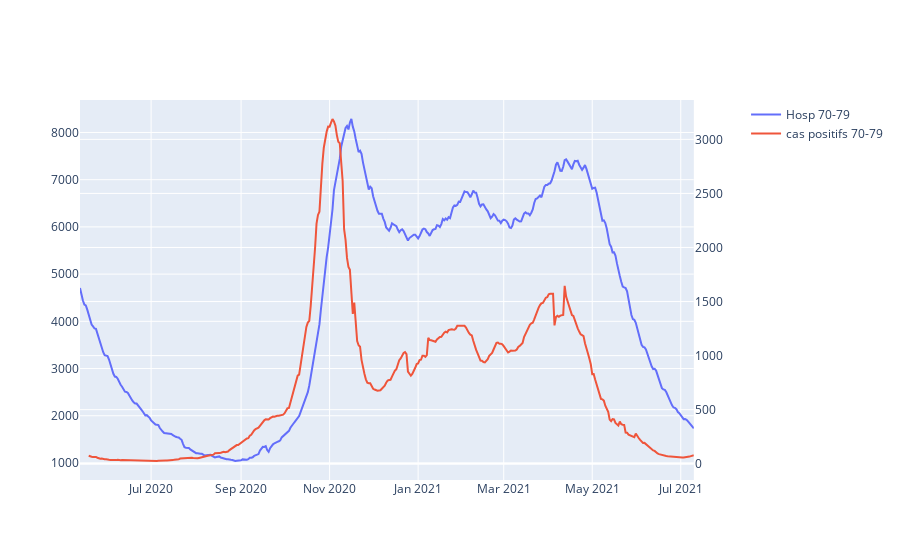

Source (notebook cell):
### Code cell
fig = make_subplots(specs=[[{"secondary_y": True}]])
fig.add_trace(go.Scatter(
    x=df.jour,
    y=df.hosp,
    name="Hosp 70-79",),
    secondary_y=False)
fig.add_trace(go.Scatter(
    x=df.jour,
    y=df.P.rolling(window=7).mean(),
    name="cas positifs 70-79",),
    secondary_y=True)

### Figure 1 — Plotly figure (JSON) as saved in the notebook; plotly's stock layout.template omitted (floating-point values rounded to 4 significant figures; data arrays with more than 128 entries replaced by an {"elided": "..."} marker saying what was removed)
{"data": [{"name": "Hosp 70-79", "type": "scatter", "x": {"elided": "424 str values"}, "xaxis": "x", "y": {"elided": "424 int values"}, "yaxis": "y"}, {"name": "cas positifs 70-79", "type": "scatter", "x": {"elided": "424 str values"}, "xaxis": "x", "y": {"elided": "424 float values"}, "yaxis": "y2"}], "layout": {"xaxis": {"anchor": "y", "domain": [0, 0.94]}, "yaxis": {"anchor": "x", "domain": [0, 1]}, "yaxis2": {"anchor": "x", "overlaying": "y", "side": "right"}}}
